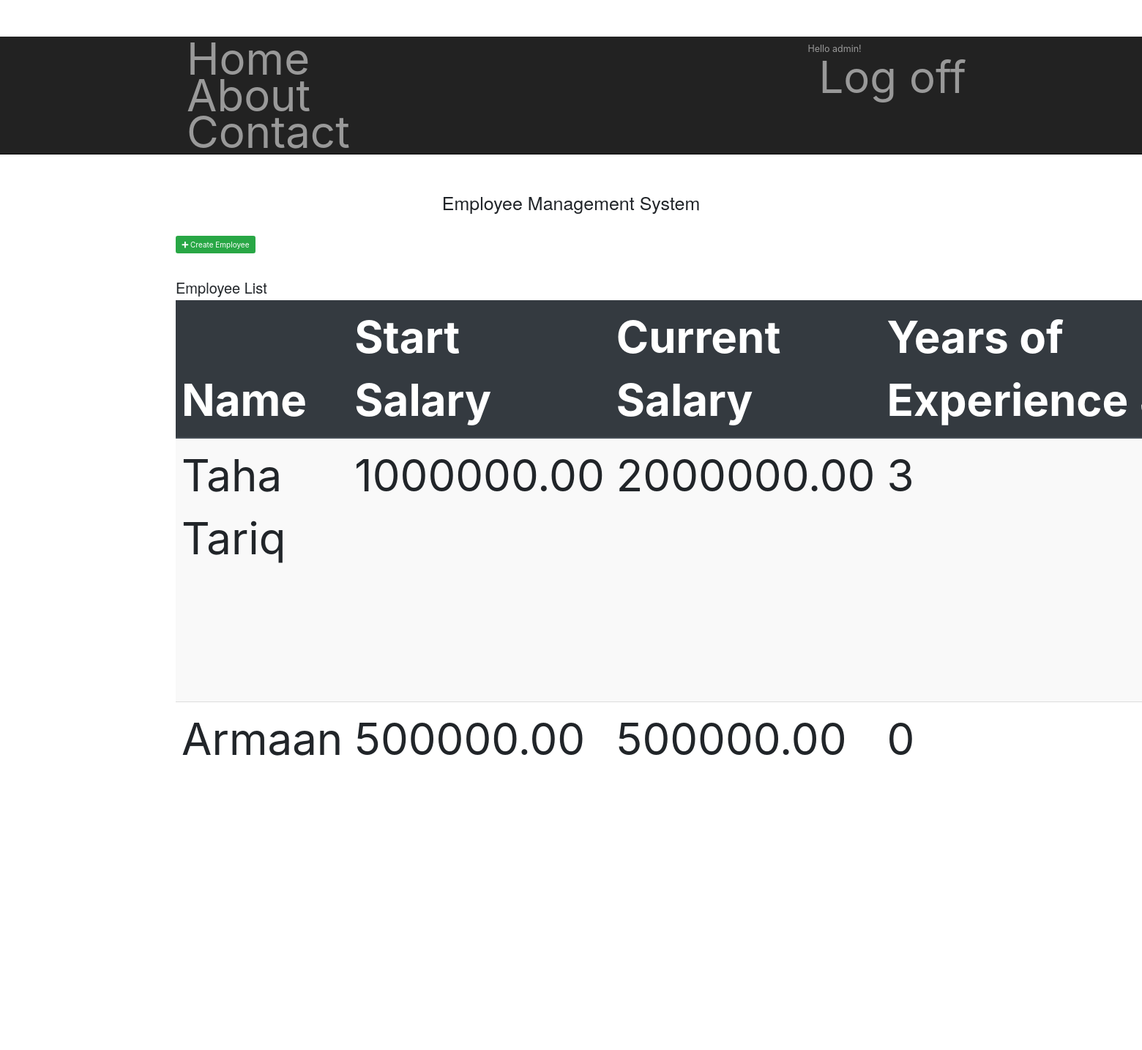
The app's page / (signed in) with its own data.
### app/models.py (models this page shows)
class Employee(models.Model):
    name = models.CharField(max_length=50)
    start_salary = models.DecimalField(max_digits=9, decimal_places=2, default=0.0, null=False)
    current_salary = models.DecimalField(max_digits=9, decimal_places=2, default=0.0, null=False)
    years_of_experience = models.IntegerField(null=False, default=0)
    date_of_joining = models.DateTimeField()
    created_dt = models.DateTimeField(auto_now_add=True, auto_now=False)
    updated_dt = models.DateTimeField(auto_now=True)
    class Meta:
        db_table='employee'

### app/views.py (the view)
# urls.py: path('', HomeView.as_view(), name='home'),
class HomeView(TemplateView):
    template_name = 'app/index.html'
    def get_context_data(self, **kwargs):
        context = super().get_context_data(**kwargs)
        context['title'] = 'Employee Management System'
        context['year'] = datetime.now().year
        employee_data = Employee.objects.all()
        final_data = employee_data.values()
        print(final_data)
        context['final_data'] = final_data
        return context

### app/templates/app/index.html (shortened to what this page needs)
{% extends "app/layout.html" %}
{% block content %}
<!DOCTYPE html>
<html lang="en">
<head>
    <link rel="stylesheet" href="https://maxcdn.bootstrapcdn.com/bootstrap/4.5.2/css/bootstrap.min.css">
    <link rel="stylesheet" href="https://cdnjs.cloudflare.com/ajax/libs/font-awesome/5.15.4/css/all.min.css">
    <link rel="stylesheet" href="index.css" />
</head>
<body>
    <div class="container mt-5">
        <h1 class="container1">{{ title }}</h1>
        <a href="{% url 'employee-create' %}" class="btn btn-success mb-4">
            <i class="fas fa-plus"></i> Create Employee
        </a>
        <h2>Employee List</h2>
        {% if final_data %}
        <table class="table table-striped">
            <thead class="thead-dark">
                <tr>
                    <th>Name</th>
                    <th>Start Salary</th>
                    <th>Current Salary</th>
                    <th>Years of Experience</th>
                    <th>Date of Joining</th>
                </tr>
            </thead>
            <tbody>
                {% for employee in final_data %}
                <tr>
                    <td>{{ employee.name }}</td>
                    <td>{{ employee.start_salary }}</td>
                    <td>{{ employee.current_salary }}</td>
                    <td>{{ employee.years_of_experience }}</td>
                    <td>{{ employee.date_of_joining }}</td>
                </tr>
                {% endfor %}
            </tbody>
        </table>
        {% else %}
        <p>No employees found.</p>
        {% endif %}
    </div>
</body>
</html>
{% endblock %}

### app/templates/app/loginpartial.html (shortened to what this page needs)
{% if user.is_authenticated %}
<form id="logoutForm" action="/logout/" method="post" class="navbar-right">
    <ul class="nav navbar-nav navbar-right">
        <li><span class="navbar-brand">Hello {{ user.username }}!</span></li>
        <li><a href="javascript:document.getElementById('logoutForm').submit()">Log off</a></li>
    </ul>
</form>
{% else %}
<ul class="nav navbar-nav navbar-right">
    <li><a href="{% url 'login' %}">Log in</a></li>
</ul>
{% endif %}

### app/static/app/content/site.css (style rules this page uses)
body { padding-top: 50px; padding-bottom: 20px; }

### app/templates/app/index.css (style rules this page uses)
body { font-size: 60px }
.container1 { display: flex; justify-content: center; }
h1 { margin: 0; }

### records on screen
Employee: name "Taha Tariq", start_salary "1000000.00", current_salary "2000000.00", years_of_experience "3"
Employee: name "Armaan", start_salary "500000.00", current_salary "500000.00", years_of_experience "0"

### other values on screen
{{ user.username }} "admin"
{{ title }} "Employee Management System"
